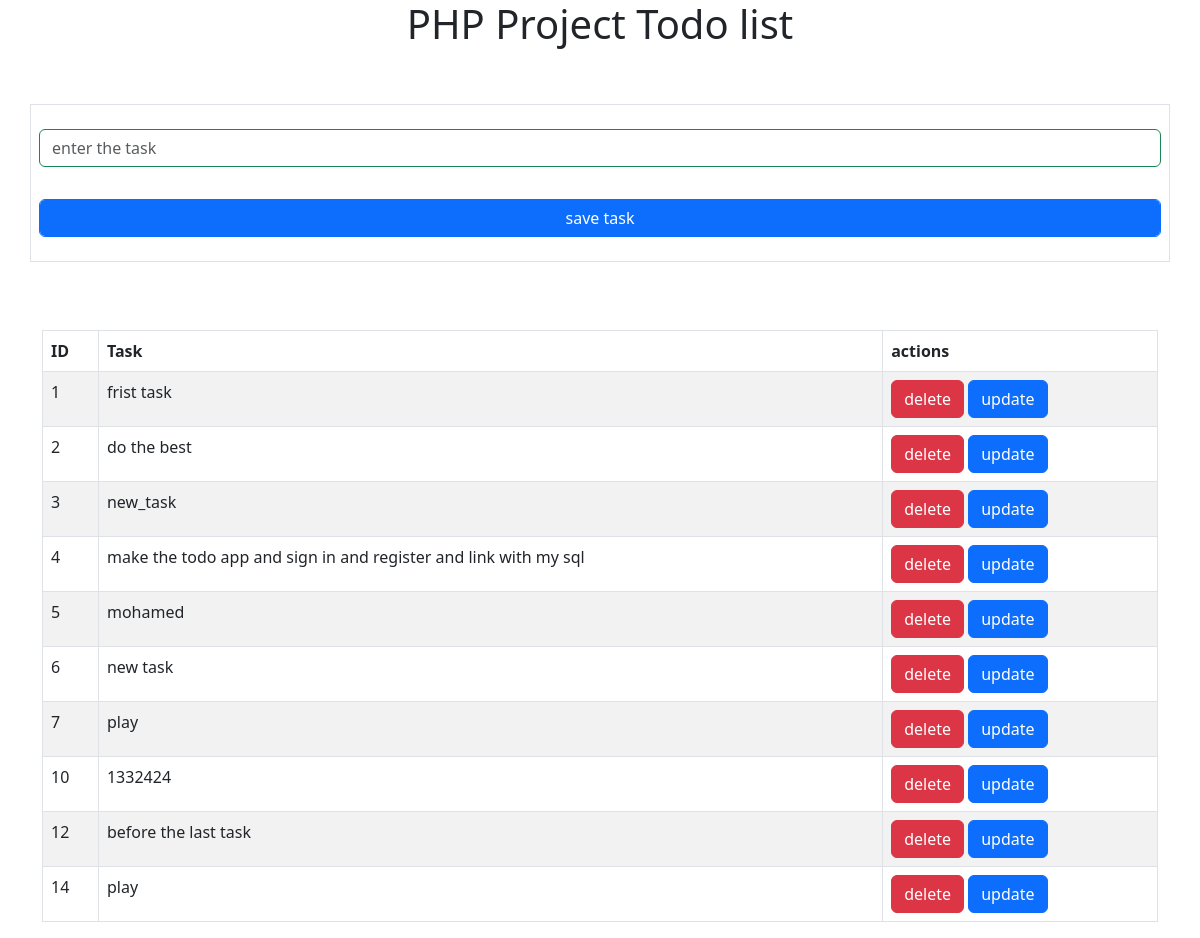
The page / on the database its author committed.
### tables this page shows
CREATE TABLE `tasks` (
  `id` int NOT NULL,
  `task` varchar(255) DEFAULT NULL,
  `user_id` int DEFAULT NULL
);

### index.php (the view, shortened to what this page needs)
<?php
$con= mysqli_connect("localhost","root","","php814");
$sql=mysqli_query($con,"SELECT * FROM tasks");
?>
<!DOCTYPE html>
<html lang="en">
<head>
    <link rel="stylesheet" href="css/all.min.css">
    <link rel="stylesheet" href="css/bootstrap.min.css">
</head>
<body>
    <div class="container">
        <h1 class="page-header text-center">PHP Project Todo list</h1>
        <div class="row">
            <form action="add.php" method="post" class="form border p-2 my-5">
                <input type="text" name="task" placeholder="enter the task" class="form-control my-3 border border-success">
                <input class="form-control btn btn-primary my-3" type="submit" name="save" value="save task" placeholder="enter the task">
            </form>
            <div class="col-12">
                <table class="table table-bordered table-striped" style="margin-top:20px;">
                    <thead>
                        <th>ID</th>
                        <th>Task</th>
                        <th>actions</th>
                    </thead>
                    <tbody>
                        <?php while($row = mysqli_fetch_array($sql)) : ?>
                      <tr>
                       <?php echo "<td>".$row['id']."</td>"; ?>
                        <?php echo "<td>".$row['task']."</td>";?>
                        <td>
                        <a href="delete.php?id=<?php echo $row['id'];?>" class="btn btn-danger">delete</a>
                        <a href="update.php?id=<?php echo $row['id'];?>" class="btn btn-primary">update</a>
                        </td>
                     </tr>
                       <?php endwhile; ?>
                    </tbody>
                </table>
            </div>
        </div>
    </div>
</body>
</html>

### rows shown on the page
tasks: id "1", task "frist task"
tasks: id "2", task "do the best"
tasks: id "3", task "new_task"
tasks: id "4", task "make the todo app and sign in and register and link with my sql"
tasks: id "5", task "mohamed"
tasks: id "6", task "new task"
tasks: id "7", task "play"
tasks: id "10", task "1332424"
tasks: id "12", task "before the last task"
tasks: id "14", task "play"
